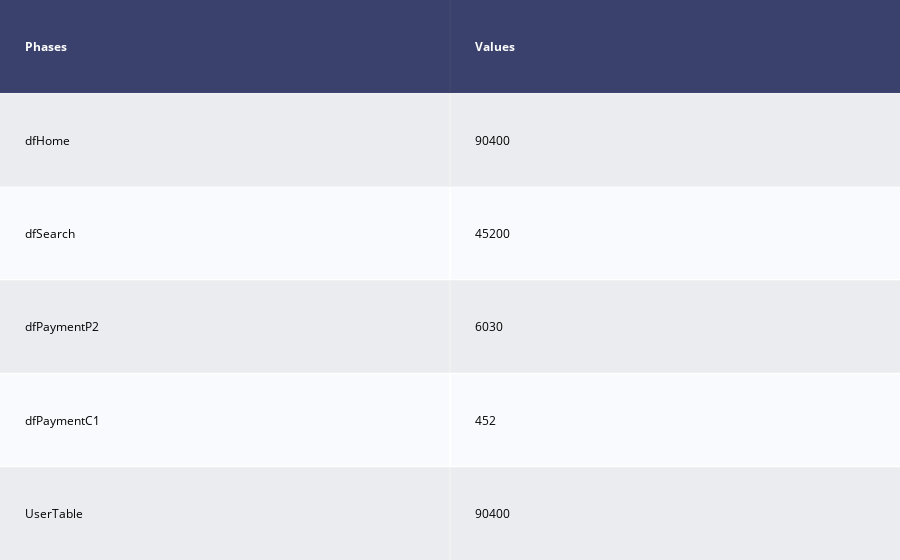

Here is the notebook cell this chart was saved with:
### Code cell
table = ff.create_table(data_table)
iplot(table)

### Figure 1 — Plotly figure (JSON) as saved in the notebook; plotly's stock layout.template omitted (floating-point values rounded to 4 significant figures)
{"data": [{"colorscale": [[0, "#00083e"], [0.5, "#ededee"], [1, "#ffffff"]], "hoverinfo": "none", "opacity": 0.75, "showscale": false, "type": "heatmap", "z": [[0, 0], [0.5, 0.5], [1, 1], [0.5, 0.5], [1, 1], [0.5, 0.5]]}], "layout": {"annotations": [{"align": "left", "font": {"color": "#ffffff"}, "showarrow": false, "text": "<b>Phases</b>", "x": -0.45, "xanchor": "left", "xref": "x", "y": 0, "yref": "y"}, {"align": "left", "font": {"color": "#ffffff"}, "showarrow": false, "text": "<b>Values</b>", "x": 0.55, "xanchor": "left", "xref": "x", "y": 0, "yref": "y"}, {"align": "left", "font": {"color": "#000000"}, "showarrow": false, "text": "dfHome", "x": -0.45, "xanchor": "left", "xref": "x", "y": 1, "yref": "y"}, {"align": "left", "font": {"color": "#000000"}, "showarrow": false, "text": "90400", "x": 0.55, "xanchor": "left", "xref": "x", "y": 1, "yref": "y"}, {"align": "left", "font": {"color": "#000000"}, "showarrow": false, "text": "dfSearch", "x": -0.45, "xanchor": "left", "xref": "x", "y": 2, "yref": "y"}, {"align": "left", "font": {"color": "#000000"}, "showarrow": false, "text": "45200", "x": 0.55, "xanchor": "left", "xref": "x", "y": 2, "yref": "y"}, {"align": "left", "font": {"color": "#000000"}, "showarrow": false, "text": "dfPaymentP2", "x": -0.45, "xanchor": "left", "xref": "x", "y": 3, "yref": "y"}, {"align": "left", "font": {"color": "#000000"}, "showarrow": false, "text": "6030", "x": 0.55, "xanchor": "left", "xref": "x", "y": 3, "yref": "y"}, {"align": "left", "font": {"color": "#000000"}, "showarrow": false, "text": "dfPaymentC1", "x": -0.45, "xanchor": "left", "xref": "x", "y": 4, "yref": "y"}, {"align": "left", "font": {"color": "#000000"}, "showarrow": false, "text": "452", "x": 0.55, "xanchor": "left", "xref": "x", "y": 4, "yref": "y"}, {"align": "left", "font": {"color": "#000000"}, "showarrow": false, "text": "UserTable", "x": -0.45, "xanchor": "left", "xref": "x", "y": 5, "yref": "y"}, {"align": "left", "font": {"color": "#000000"}, "showarrow": false, "text": "90400", "x": 0.55, "xanchor": "left", "xref": "x", "y": 5, "yref": "y"}], "autosize": true, "dragmode": "zoom", "margin": {"b": 0, "l": 0, "r": 0, "t": 0}, "xaxis": {"autorange": true, "dtick": 1, "gridwidth": 2, "range": [-0.5, 1.5], "showticklabels": false, "tick0": -0.5, "ticks": "", "zeroline": false}, "yaxis": {"autorange": true, "dtick": 1, "gridwidth": 2, "range": [5.5, -0.5], "showticklabels": false, "tick0": 0.5, "ticks": "", "zeroline": false}}}
